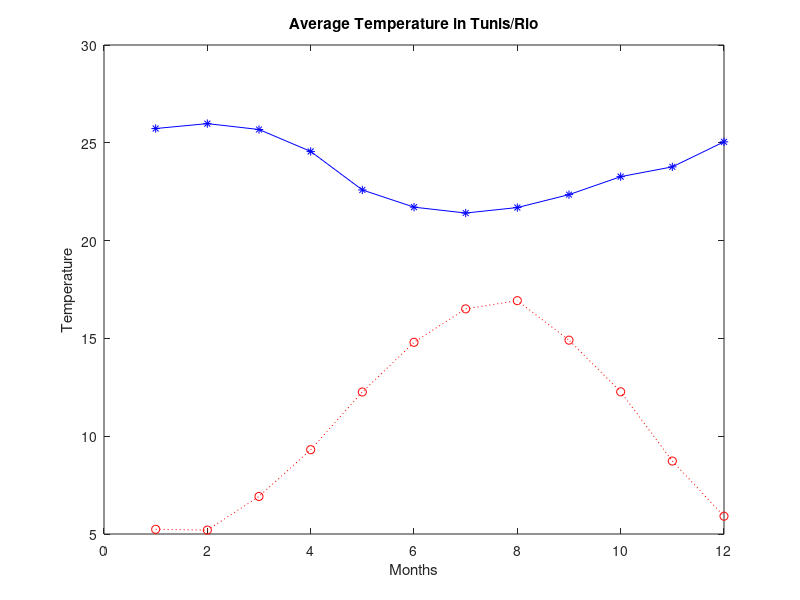

This chart was generated by the following MATLAB code:
months = 1:1:12
avgTempTunis = [5.24,5.2,6.92,9.31,12.26,14.80,16.51,16.93,14.91,12.27,8.73,5.91]
avgTempRio = [25.73,25.98,25.68,24.56,22.59,21.71,21.41,21.69,22.35,23.27,23.77,25.05]
plot(months, avgTempTunis, 'r:o')
hold on
plot(months, avgTempRio, 'b-*')

xlabel('Months')
ylabel('Temperature')
title('Average Temperature in Tunis/Rio')